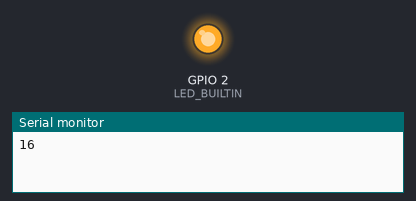
Simulated run of this sketch. Board: ESP32. On the bench: output pins drawn as LEDs (lit = HIGH), the last lines printed to the serial monitor. Nothing arrives over Bluetooth unless stated; a phone connects over Bluetooth LE 3 s after start.

Above: at 0.8 s.
At 5.6 s:
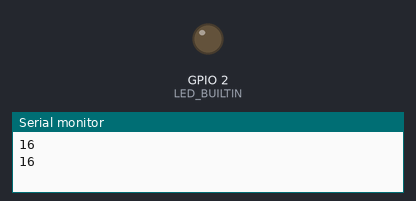
Timing chart, 0 to 7.4 s (numbered marks = the images above):
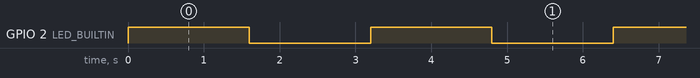

Measured:
- by itself, GPIO 2 (LED_BUILTIN): alternates HIGH for 1.6 s and LOW for 1.6 s

The sketch:

ESP32_BLE_Blink.ino
```cpp
/*
    Based on Neil Kolban example for IDF: https://github.com/nkolban/esp32-snippets/blob/master/cpp_utils/tests/BLE%20Tests/SampleWrite.cpp
    Ported to Arduino ESP32 by Evandro Copercini
*/

#include <BLEDevice.h>
#include <BLEUtils.h>
#include <BLEServer.h>

int LED_BUILTIN = 2;
int velocidade = 16;
const int velocidadeMax = 0;
const int velocidadeMin = 40;

// See the following for generating UUIDs:
// https://www.uuidgenerator.net/

#define SERVICE_UUID        "37f64eb3-c25f-449b-ba34-a5f5387fdb6d"
#define CHARACTERISTIC_UUID "560d029d-57a1-4ccc-8868-9e4b4ef41da6"


class MyCallbacks: public BLECharacteristicCallbacks {
    void onWrite(BLECharacteristic *pCharacteristic) {
      std::string value = pCharacteristic->getValue();
      Serial.print(value[0]);
      if (velocidade > velocidadeMax && value[0] == 34){
        velocidade= velocidade - 1;
      } else if (velocidade < velocidadeMin && value[0] == 35){
        velocidade= velocidade + 1;
      }

    }
};

void setup() {


  BLEDevice::init("ESP32_Vitorrr");

  BLEServer *pServer = BLEDevice::createServer();

  BLEService *pService = pServer->createService(SERVICE_UUID);

  BLECharacteristic *pCharacteristic = pService->createCharacteristic(
                                         CHARACTERISTIC_UUID,
                                         BLECharacteristic::PROPERTY_READ |
                                         BLECharacteristic::PROPERTY_WRITE
                                       );

  pCharacteristic->setCallbacks(new MyCallbacks());
  pinMode (LED_BUILTIN, OUTPUT);//Specify that LED pin is output
  pCharacteristic->setValue("Hello World");
  pService->start();

  BLEAdvertising *pAdvertising = pServer->getAdvertising();
  pAdvertising->start();
  Serial.begin(9600);
}

void loop() {
  Serial.print(velocidade);
  Serial.print("\n");
    digitalWrite(LED_BUILTIN, HIGH);   // turn the LED on (HIGH is the voltage level)
    delay(100*velocidade);                       // wait for a second
    digitalWrite(LED_BUILTIN, LOW);    // turn the LED off by making the voltage LOW
    delay(100*velocidade);
}
```
